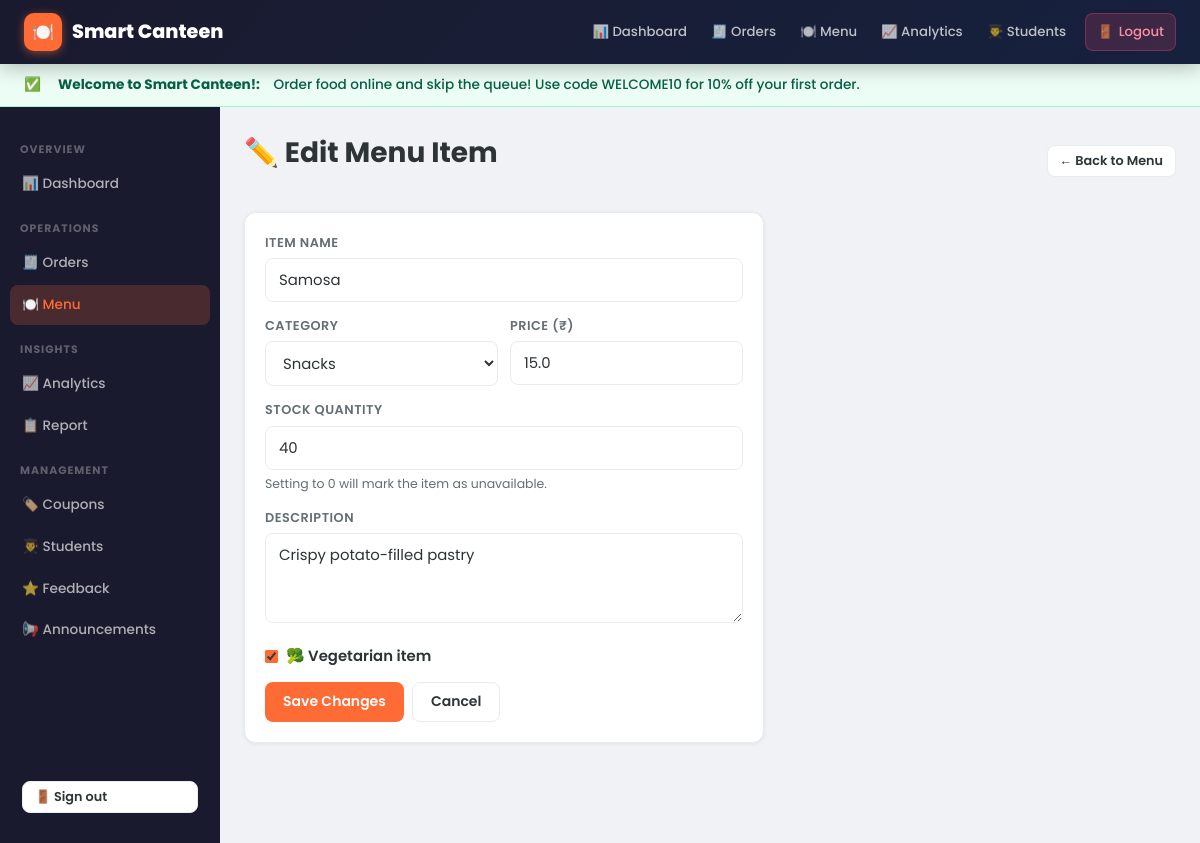
Page /admin/menu/edit/1 (signed in) on the committed database.
### tables this page shows
CREATE TABLE announcements(
        id INTEGER PRIMARY KEY AUTOINCREMENT, title TEXT, content TEXT,
        type TEXT DEFAULT 'info', active INTEGER DEFAULT 1,
        created_at TEXT DEFAULT (datetime('now','localtime')));

CREATE TABLE menu_items(
        id INTEGER PRIMARY KEY AUTOINCREMENT, name TEXT, category TEXT,
        price REAL, available INTEGER DEFAULT 1, stock INTEGER DEFAULT 50,
        veg INTEGER DEFAULT 1, description TEXT DEFAULT '', image_url TEXT DEFAULT '');

### app.py (the view, shortened to what this page needs)
@app.route("/admin/menu/edit/<int:iid>", methods=["GET", "POST"])
@admin_required
def admin_edit(iid):
    it = one("SELECT * FROM menu_items WHERE id=?", (iid,))
    if not it:
        flash("Item not found.")
        return redirect(url_for("admin_menu"))
    return render_template("admin_edit.html", it=it)

### app.py (called while the page is built, shortened)
def db():
    if "db" not in g:
        g.db = sqlite3.connect(DB)
        g.db.row_factory = sqlite3.Row
        g.db.execute("PRAGMA journal_mode=WAL")
        g.db.execute("PRAGMA foreign_keys=ON")
    return g.db

def one(sql, a=()):
    return db().execute(sql, a).fetchone()

def many(sql, a=()):
    return db().execute(sql, a).fetchall()

def admin_required(f):
    @wraps(f)
    def w(*a, **k):
        if session.get("role") != "admin":
            flash("Admin access only.")
            return redirect(url_for("login"))
        return f(*a, **k)
    return w

@app.context_processor
def inject():
    d = {"wallet_bal": 0, "ready_count": 0, "cart_count": 0,
         "unread_notif": 0, "active_announcements": []}
    if session.get("uid"):
        d["active_announcements"] = many(
            "SELECT * FROM announcements WHERE active=1 ORDER BY id DESC LIMIT 3")
    return d

### templates/admin_edit.html (shortened to what this page needs)
{% extends "base.html" %}
{% block content %}
<div class="page-header">
  <h1>✏️ Edit Menu Item</h1>
  <a href="/admin/menu" class="btn btn-secondary btn-sm">← Back to Menu</a>
</div>
<div class="card" style="max-width:520px;">
  <form method="post">
    <div class="form-group">
      <label>Item Name</label>
      <input name="name" value="{{ it.name }}" required>
    </div>
    <div style="display:grid;grid-template-columns:1fr 1fr;gap:12px;">
      <div class="form-group">
        <label>Category</label>
        <select name="category">
          {% for c in ['Snacks','Meals','Beverages','Desserts'] %}
          <option {{ 'selected' if c == it.category }}>{{ c }}</option>
          {% endfor %}
        </select>
      </div>
      <div class="form-group">
        <label>Price (₹)</label>
        <input name="price" type="number" step="0.5" min="0" value="{{ it.price }}" required>
      </div>
    </div>
    <div class="form-group">
      <label>Stock Quantity</label>
      <input name="stock" type="number" min="0" value="{{ it.stock }}" required>
      <div class="form-hint">Setting to 0 will mark the item as unavailable.</div>
    </div>
    <div class="form-group">
      <label>Description</label>
      <textarea name="description" rows="2">{{ it.description or '' }}</textarea>
    </div>
    <div class="form-group d-flex align-center gap-sm">
      <input type="checkbox" name="veg" id="veg-check" {{ 'checked' if it.veg }} style="width:auto;">
      <label for="veg-check" style="text-transform:none;letter-spacing:0;font-size:0.93rem;color:var(--text);cursor:pointer;margin:0;">
        🥦 Vegetarian item
      </label>
    </div>
    <div class="d-flex gap-sm">
      <button type="submit" class="btn btn-primary">Save Changes</button>
      <a href="/admin/menu" class="btn btn-secondary">Cancel</a>
    </div>
  </form>
</div>
{% endblock %}

### templates/base.html (shortened to what this page needs)
<!DOCTYPE html>
<html lang="en">
<head>
<link rel="stylesheet" href="{{ url_for('static', filename='style.css') }}">
</head>
<body>
<nav class="navbar">
  <a href="/" class="brand">
    <div class="brand-icon">🍽️</div>
    <span>Smart Canteen</span>
  </a>
  <div class="nav-links">
    {% if session.role == 'admin' %}
      <a href="/admin" class="nav-link">📊 Dashboard</a>
      <a href="/admin/orders" class="nav-link">🧾 Orders</a>
      <a href="/admin/menu" class="nav-link">🍽️ Menu</a>
      <a href="/admin/analytics" class="nav-link">📈 Analytics</a>
      <a href="/admin/students" class="nav-link">👨‍🎓 Students</a>
    {% endif %}
    {% if session.uid %}
      <a href="/logout" class="nav-link" title="Sign out" style="margin-left:6px;background:rgba(239,71,111,0.18);color:#FF8FA3;border:1px solid rgba(239,71,111,0.35);">🚪 <span>Logout</span></a>
    {% endif %}
  </div>
</nav>
{% for ann in active_announcements %}
<div class="announcement-bar {{ ann.type }}">
  {% if ann.type == 'success' %}✅{% elif ann.type == 'warning' %}⚠️{% else %}ℹ️{% endif %}
  &nbsp;<strong>{{ ann.title }}:</strong>&nbsp;{{ ann.content }}
</div>
{% endfor %}
{% if session.role == 'admin' %}
<div class="admin-layout">
  <aside class="admin-sidebar">
    <div class="sidebar-section">Overview</div>
    <a href="/admin" class="sidebar-link {{ 'active' if request.endpoint == 'admin_home' }}">📊 Dashboard</a>
    <div class="sidebar-section">Operations</div>
    <a href="/admin/orders" class="sidebar-link {{ 'active' if request.endpoint in ['admin_orders','admin_status','admin_cancel'] }}">🧾 Orders</a>
    <a href="/admin/menu" class="sidebar-link {{ 'active' if request.endpoint in ['admin_menu','admin_edit','admin_restock','admin_toggle','admin_delete'] }}">🍽️ Menu</a>
    <div class="sidebar-section">Insights</div>
    <a href="/admin/analytics" class="sidebar-link {{ 'active' if request.endpoint == 'admin_analytics' }}">📈 Analytics</a>
    <a href="/admin/report" class="sidebar-link {{ 'active' if request.endpoint in ['admin_report','admin_report_csv'] }}">📋 Report</a>
    <div class="sidebar-section">Management</div>
    <a href="/admin/coupons" class="sidebar-link {{ 'active' if request.endpoint in ['admin_coupons','coupon_toggle','coupon_delete'] }}">🏷️ Coupons</a>
    <a href="/admin/students" class="sidebar-link {{ 'active' if request.endpoint in ['admin_students','admin_credit'] }}">👨‍🎓 Students</a>
    <a href="/admin/feedback" class="sidebar-link {{ 'active' if request.endpoint == 'admin_feedback' }}">⭐ Feedback</a>
    <a href="/admin/announcements" class="sidebar-link {{ 'active' if request.endpoint in ['admin_announcements','announcement_toggle','announcement_delete'] }}">📢 Announcements</a>
    <div style="flex:1"></div>
    <div style="padding:10px 12px;">
      <a href="/logout" class="btn btn-secondary btn-sm w-full">🚪 Sign out</a>
    </div>
  </aside>
  <main class="admin-content">
    {{ self.content() }}
  </main>
</div>
{% else %}
{% block wrapper %}
<div class="container">
  {% block content %}{% endblock %}
</div>
{% endblock %}
{% endif %}
</body>
</html>

### rows in the picture
announcements: title "Welcome to Smart Canteen!", content "Order food online and skip the queue! Use code WELCOME10 for 10% off your first order."
menu_items: name "Samosa", price "15.0", stock "40", description "Crispy potato-filled pastry"

### other values in the picture
form field category "Snacks"
